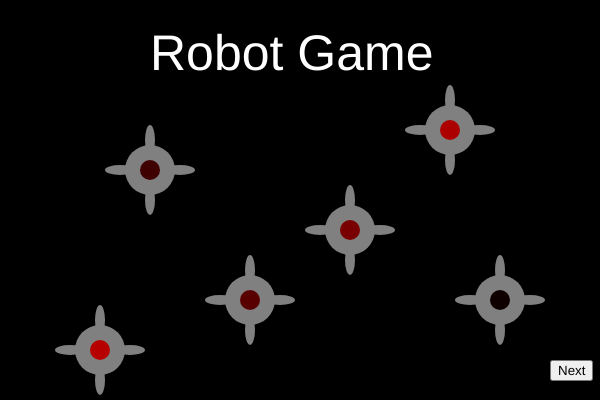
Frame 1 (no input)
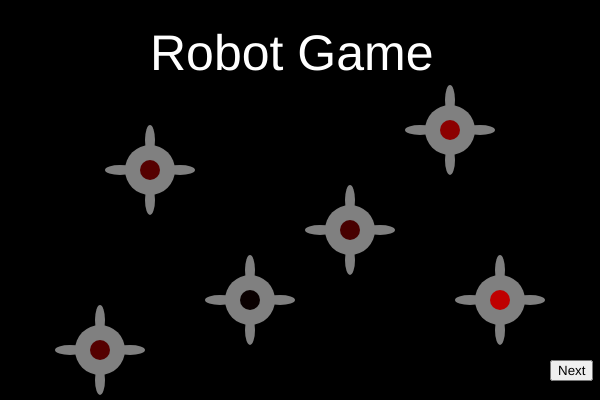
Frame 60 (no input)
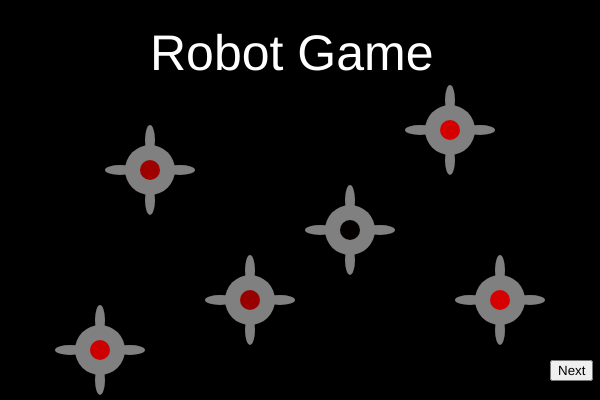
Frame 120 (the mouse pressed at the canvas centre since frame 60)

The p5.js sketch that drew these frames (run headless with seeded random() and noise() and a simulated clock; from frame 60 on, the mouse is pressed at the canvas centre):

// p5.js sketch
// ── sketch.js
var _0xf80c=["\x62\x6C\x61\x63\x6B","\x67\x72\x61\x79","\x77\x68\x69\x74\x65","\x50\x6F\x69\x6E\x74\x73\x3A\x20","\x54\x69\x6D\x65\x20\x4C\x65\x66\x74\x3A\x20","\x47\x61\x6D\x65\x20\x4F\x76\x65\x72","\x49\x6E\x73\x74\x72\x75\x63\x74\x69\x6F\x6E","\x4F\x68\x20\x6E\x6F\x21\x20\x45\x6E\x65\x6D\x79\x20\x72\x6F\x62\x6F\x74\x73\x20\x61\x72\x65\x20\x61\x74\x74\x61\x63\x6B\x69\x6E\x67\x20\x75\x73\x21\x20\x59\x6F\x75\x20\x68\x61\x76\x65\x20\x74\x6F\x20\x67\x65\x74\x20\x72\x69\x64\x20\x6F\x66\x20\x74\x68\x65\x6D","\x0A","\x62\x65\x66\x6F\x72\x65\x20\x74\x68\x65\x79\x20\x61\x74\x74\x61\x63\x6B\x20\x6F\x75\x72\x20\x6C\x61\x6E\x64\x2E\x20\x59\x6F\x75\x20\x68\x61\x76\x65\x20\x32\x30\x20\x73\x65\x63\x6F\x6E\x64\x73\x20\x74\x6F\x20\x63\x72\x75\x73\x68\x20\x74\x68\x65\x6D\x2E","\x31\x20\x63\x72\x75\x73\x68\x20\x65\x71\x75\x61\x6C\x73\x20\x31\x20\x70\x6F\x69\x6E\x74\x2E\x20\x54\x68\x65\x72\x65\x20\x69\x73\x20\x61\x20\x70\x65\x6E\x61\x6C\x74\x79\x20\x69\x66\x20\x79\x6F\x75\x20\x63\x6C\x69\x63\x6B\x20\x6F\x6E\x20\x74\x68\x65","\x62\x61\x63\x6B\x67\x72\x6F\x75\x6E\x64\x20\x6F\x66\x20\x74\x68\x65\x20\x73\x63\x72\x65\x65\x6E\x20\x77\x68\x69\x63\x68\x20\x64\x65\x63\x72\x65\x61\x73\x65\x73\x20\x31\x20\x70\x6F\x69\x6E\x74\x2E\x20\x47\x6F\x6F\x64\x20\x6C\x75\x63\x6B\x21\x21\x21\x21\x21","\x50\x6C\x61\x79\x21\x21\x21\x21\x21","\x6D\x6F\x75\x73\x65\x50\x72\x65\x73\x73\x65\x64","\x70\x6F\x73\x69\x74\x69\x6F\x6E","\x52\x6F\x62\x6F\x74\x20\x47\x61\x6D\x65","\x4E\x65\x78\x74"];var xCorrd=360;var yCorrd=200;var xCorrd2=200;var yCorrd2=100;var countDown=25;var points=2;var gameOver=false;var circleRad=200;var whichCanvas=1;var button;var moveX=3;var moveX2=3;var moveY=3;var moveY2=3;function setup(){createCanvas(600,400);setInterval(timeIt,1000)}function Next(){whichCanvas+= 1}function Play(){whichCanvas+= 1}function draw(){background(_0xf80c[0]);if(whichCanvas== 1){Canvas1()};if(whichCanvas== 2){Canvas2()};if(whichCanvas== 3){Canvas3()}}function Canvas3(){background(_0xf80c[0]);strokeWeight(2);fill(_0xf80c[1]);ellipse(xCorrd,yCorrd,50,50);fill(random(255),random(0),random(0));ellipse(xCorrd,yCorrd,20,20);fill(_0xf80c[1]);ellipse(xCorrd+ 30,yCorrd,30,10);ellipse(xCorrd- 30,yCorrd,30,10);ellipse(xCorrd,yCorrd- 30,10,30);ellipse(xCorrd,yCorrd+ 30,10,30);fill(_0xf80c[1]);ellipse(xCorrd2,yCorrd2,50,50);fill(random(255),random(0),random(0));ellipse(xCorrd2,yCorrd2,20,20);fill(_0xf80c[1]);ellipse(xCorrd2+ 30,yCorrd2,30,10);ellipse(xCorrd2- 30,yCorrd2,30,10);ellipse(xCorrd2,yCorrd2- 30,10,30);ellipse(xCorrd2,yCorrd2+ 30,10,30);fill(_0xf80c[2]);textSize(30);text(_0xf80c[3]+ points,400,100);if(countDown> 0){text(_0xf80c[4]+ countDown,400,50)}else {gameOver= true;text(_0xf80c[5],400,50)};if(xCorrd>= 600){moveX*=  -1};if(xCorrd<= 0){moveX*=  -1};if(xCorrd2>= 600){moveX2*=  -1};if(xCorrd2<= 0){moveX2*=  -1};if(yCorrd>= 400){moveY*=  -1};if(yCorrd<= 0){moveY*=  -1};if(yCorrd2>= 400){moveY2*=  -1};if(yCorrd2<= 0){moveY2*=  -1};xCorrd+= moveX;xCorrd2+= moveX2;yCorrd+= moveY;yCorrd2+= moveY2}function Canvas2(){background(_0xf80c[0]);fill(_0xf80c[2]);textSize(50);text(_0xf80c[6],180,70);textSize(20);text(_0xf80c[7]+ _0xf80c[8]+ _0xf80c[9]+ _0xf80c[8]+ _0xf80c[10]+ _0xf80c[8]+ _0xf80c[11],10,130);button3= createButton(_0xf80c[12]);button3[_0xf80c[13]](Play);button3[_0xf80c[14]](535,360)}function Canvas1(){noStroke();background(_0xf80c[0]);fill(_0xf80c[2]);textSize(50);text(_0xf80c[15],150,70);fill(_0xf80c[1]);ellipse(100,350,50,50);fill(random(255),random(0),random(0));ellipse(100,350,20,20);fill(_0xf80c[1]);ellipse(130,350,30,10);ellipse(70,350,30,10);ellipse(100,320,10,30);ellipse(100,380,10,30);fill(_0xf80c[1]);ellipse(250,300,50,50);fill(random(255),random(0),random(0));ellipse(250,300,20,20);fill(_0xf80c[1]);ellipse(280,300,30,10);ellipse(220,300,30,10);ellipse(250,270,10,30);ellipse(250,330,10,30);fill(_0xf80c[1]);ellipse(150,170,50,50);fill(random(255),random(0),random(0));ellipse(150,170,20,20);fill(_0xf80c[1]);ellipse(180,170,30,10);ellipse(120,170,30,10);ellipse(150,140,10,30);ellipse(150,200,10,30);fill(_0xf80c[1]);ellipse(350,230,50,50);fill(random(255),random(0),random(0));ellipse(350,230,20,20);fill(_0xf80c[1]);ellipse(380,230,30,10);ellipse(320,230,30,10);ellipse(350,200,10,30);ellipse(350,260,10,30);fill(_0xf80c[1]);ellipse(500,300,50,50);fill(random(255),random(0),random(0));ellipse(500,300,20,20);fill(_0xf80c[1]);ellipse(530,300,30,10);ellipse(470,300,30,10);ellipse(500,270,10,30);ellipse(500,330,10,30);fill(_0xf80c[1]);ellipse(450,130,50,50);fill(random(255),random(0),random(0));ellipse(450,130,20,20);fill(_0xf80c[1]);ellipse(480,130,30,10);ellipse(420,130,30,10);ellipse(450,100,10,30);ellipse(450,160,10,30);button= createButton(_0xf80c[16]);button[_0xf80c[13]](Next);button[_0xf80c[14]](550,360)}function mousePressed(){if(gameOver== false){var _0x4021x17=dist(mouseX,mouseY,xCorrd,yCorrd);var _0x4021x18=dist(mouseX,mouseY,xCorrd2,yCorrd2);if(_0x4021x17< 70){xCorrd= random(width);yCorrd= random(height);points+= 1}else {if(_0x4021x18< 70){xCorrd2= random(width);yCorrd2= random(height);points+= 1}else {points-= 1}}}}function timeIt(){if(whichCanvas== 3){countDown-= 1}}
